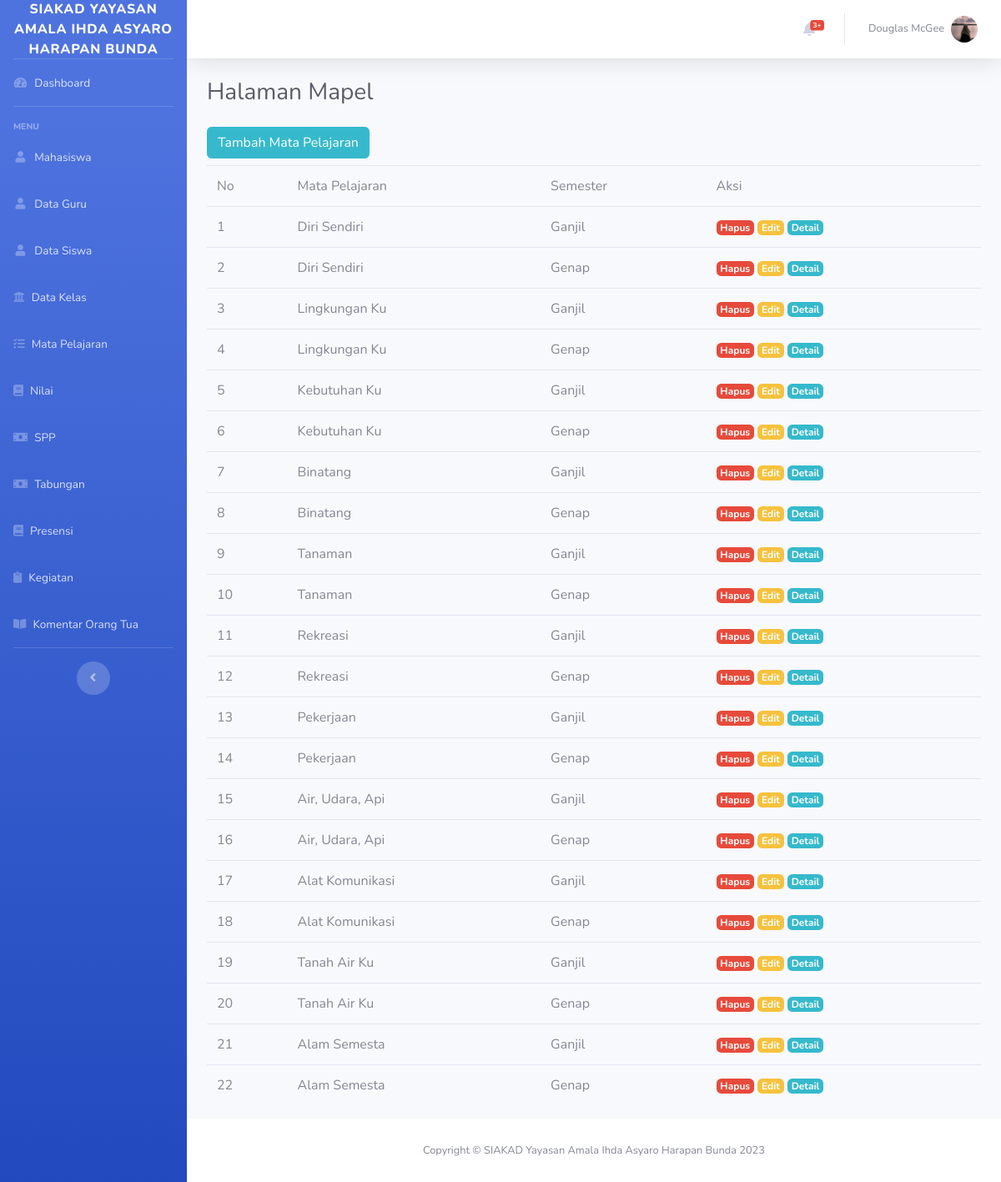
Page /index.php/mapel on the committed database.
### tables this page shows
CREATE TABLE `mapel` (
  `id_mapel` int(11) NOT NULL,
  `id_semester` int(11) NOT NULL,
  `mapel` varchar(100) NOT NULL
);

CREATE TABLE `semester` (
  `id_semester` int(11) NOT NULL,
  `semester` varchar(100) NOT NULL
);

### application/controllers/Mapel.php (called while the page is built, shortened)
<?php
class Mapel extends CI_Controller
{
    public function __construct()
    {
        $this->load->model('Mapel_model');
    }
    function index()
    {
        $data['judul'] = "Halaman Mapel";
        $data['mapel'] = $this->Mapel_model->get();
        $this->load->view("layout/header");
        $this->load->view("mapel/vw_mapel", $data);
        $this->load->view("layout/footer");
    }
}

### index.php (called while the page is built, shortened)
<?php
require_once BASEPATH.'core/CodeIgniter.php';

### application/models/Mapel_model.php (called while the page is built, shortened)
<?php
class Mapel_model extends CI_Model
{
    public $table = 'mapel, semester';
    public function get()
    {
        $this->db->from($this->table);
        $query = $this->db->get();
        return $query->result_array();
    }
}

### application/views/mapel/vw_mapel.php (the view)
<div class="container-fluid">
    <h1 class="h3 mb-4 text-gray-800"><?php echo $judul; ?></h1>
        <div class="row">
            <div class="col-md-6"><a href="<?= base_url(); ?>Mapel/tambah" class="btn btn-info mb-2">Tambah Mata Pelajaran</a></div>
            <div class="col-md-12">
                <table class="table">
                    <thead>
                        <tr>
                            <td>No</td>
                            <td>Mata Pelajaran</td>
                            <td>Semester</td>
                            <td>Aksi</td>
                        </tr>
                    </thead>
                    <tbody>
                        <?php $i = 1; ?>
                        <?php foreach ($mapel as $us) : ?>
                            <tr>
                                <td><?= $i; ?></td>
                                <td><?= $us['mapel'] ?></td>
                                <td><?= $us['semester'] ?></td>
                                <td>
                                    <a href="<?= base_url('Mapel/hapus/') .$us['id_mapel']; ?>" class="badge badge-danger">Hapus</a>
                                    <a href="<?= base_url('Mapel/edit/') .$us['id_mapel']; ?>" class="badge badge-warning">Edit</a>
                                    <a href="<?= base_url('Mapel/detail/') .$us['id_mapel']; ?>" class="badge badge-info">Detail</a>
                                </td>
                            </tr>
                            <?php $i++; ?>
                        <?php endforeach; ?>
                    </tbody>
                </table>
            </div>
        </div>
    </div>

### application/views/layout/header.php (shortened to what this page needs)
<!DOCTYPE html>
<html lang="en">
<head>
    <link href="<?=base_url('assets/')?>vendor/fontawesome-free/css/all.min.css" rel="stylesheet" type="text/css">
    <link href="<?=base_url('assets/')?>css/sb-admin-2.min.css" rel="stylesheet">
</head>
<body id="page-top">
    <div id="wrapper">
        <ul class="navbar-nav bg-gradient-primary sidebar sidebar-dark accordion" id="accordionSidebar">
      <a class="sidebar-brand d-flex align-items-center justify-content-center" href="<?= base_url('admin/dashboard') ?>">
        <div class="sidebar-brand-text mx-12">SIAKAD YAYASAN AMALA IHDA ASYARO HARAPAN BUNDA</div>
      </a>
            <hr class="sidebar-divider my-0">
      <li class="nav-item <?= $this->uri->segment(2) == 'dashboard' || $this->uri->segment(1) == '' ? 'active' : '' ?>">
        <a class="nav-link" href="<?= base_url('admin/dashboard') ?>">
          <i class="fas fa-fw fa-tachometer-alt"></i>
          <span>Dashboard</span></a>
      </li>
            <hr class="sidebar-divider">
            <div class="sidebar-heading">
                Menu
            </div>
            <li class="nav-item">
                <a class="nav-link collapsed" href="<?= site_url('Mahasiswa/') ?>" >
                    <i class="fas fa-fw fa-user"></i>
                    <span>Mahasiswa</span>
                </a>
            </li>
            <li class="nav-item">
                <a class="nav-link collapsed" href="<?= site_url('Guru/') ?>" >
                <i class="fas fa-fw fa-user"></i>
                    <span>Data Guru</span></a>
            </li>
            <li class="nav-item">
                <a class="nav-link collapsed" href="<?= site_url('Siswa/') ?>" >
                <i class="fas fa-fw fa-user"></i>
                    <span>Data Siswa</span></a>
            </li>
            <li class="nav-item">
                <a class="nav-link collapsed" href="<?= site_url('Kelas/') ?>" >
                <i class="fas fa-university"></i>
                    <span>Data Kelas</span></a>
            </li>
            <li class="nav-item">
                <a class="nav-link collapsed" href="<?= site_url('Mapel/') ?>" >
                    <i class="fas fa-tasks"></i>
                    <span>Mata Pelajaran</span></a>
            </li>
            <li class="nav-item">
                <a class="nav-link collapsed" href="<?= site_url('Nilai/') ?>" >
                    <i class="fas fa-book"></i>
                    <span>Nilai</span></a>
            </li>
            <li class="nav-item">
                <a class="nav-link collapsed" href="<?= site_url('Spp/') ?>" >
                <i class="fas fa-money-bill"></i>
                    <span>SPP</span></a>
            </li>
            <li class="nav-item">
                <a class="nav-link collapsed" href="<?= site_url('Tabungan/') ?>" >
                <i class="fas fa-money-bill"></i>
                    <span>Tabungan</span></a>
            </li>
            <li class="nav-item">
                <a class="nav-link collapsed" href="<?= site_url('Presensi/') ?>" >
                <i class="fas fa-book"></i>
                    <span>Presensi</span></a>
            </li>
            <li class="nav-item">
                <a class="nav-link collapsed" href="<?= site_url('Kegiatan/') ?>" >
                    <i class="fas fa-clipboard"></i>
                    <span>Kegiatan</span></a>
            </li>
            <li class="nav-item">
                <a class="nav-link collapsed" href="<?= site_url('Komentar/') ?>" >
                    <i class="fas fa-book-open"></i>
                    <span>Komentar Orang Tua</span></a>
            </li>
            <hr class="sidebar-divider d-none d-md-block">
            <div class="text-center d-none d-md-inline">
                <button class="rounded-circle border-0" id="sidebarToggle"></button>
            </div>
        </ul>
        <div id="content-wrapper" class="d-flex flex-column">
            <div id="content">
                <nav class="navbar navbar-expand navbar-light bg-white topbar mb-4 static-top shadow">
                    <ul class="navbar-nav ml-auto">
                        <li class="nav-item dropdown no-arrow mx-1">
                            <a class="nav-link dropdown-toggle" href="#" id="alertsDropdown" role="button"
                                data-toggle="dropdown" aria-haspopup="true" aria-expanded="false">
                                <i class="fas fa-bell fa-fw"></i>
                                <span class="badge badge-danger badge-counter">3+</span>
                            </a>
                        </li>
                        <li class="nav-item dropdown no-arrow">
                            <a class="nav-link dropdown-toggle" href="#" id="userDropdown" role="button"
                                data-toggle="dropdown" aria-haspopup="true" aria-expanded="false">
                                <span class="mr-2 d-none d-lg-inline text-gray-600 small">Douglas McGee</span>
                                <img class="img-profile rounded-circle"
                                    src="img/admin.jpeg">
                            </a>
                        </li>
                    </ul>
                </nav>

### application/views/layout/footer.php (shortened to what this page needs)
            <footer class="sticky-footer bg-white">
                <div class="container my-auto">
                    <div class="copyright text-center my-auto">
                        <span>Copyright &copy; SIAKAD Yayasan Amala Ihda Asyaro Harapan Bunda 2023</span>
                    </div>
                </div>
            </footer>
        </div>
    </div>
</body>
</html>

### rows in the picture
mapel: mapel "Diri Sendiri", id_semester.semester "Ganjil", semester.semester "Genap"
mapel: mapel "Lingkungan Ku", id_semester.semester "Ganjil", semester.semester "Genap"
mapel: mapel "Kebutuhan Ku", id_semester.semester "Ganjil", semester.semester "Genap"
mapel: mapel "Binatang", id_semester.semester "Ganjil", semester.semester "Genap"
mapel: mapel "Tanaman", id_semester.semester "Ganjil", semester.semester "Genap"
mapel: mapel "Rekreasi", id_semester.semester "Ganjil", semester.semester "Genap"
mapel: mapel "Pekerjaan", semester.semester "Ganjil", id_semester.semester "Genap"
mapel: mapel "Air, Udara, Api", semester.semester "Ganjil", id_semester.semester "Genap"
mapel: mapel "Alat Komunikasi", semester.semester "Ganjil", id_semester.semester "Genap"
mapel: mapel "Tanah Air Ku", semester.semester "Ganjil", id_semester.semester "Genap"
mapel: mapel "Alam Semesta", semester.semester "Ganjil", id_semester.semester "Genap"

### other values in the picture
$judul "Halaman Mapel"
